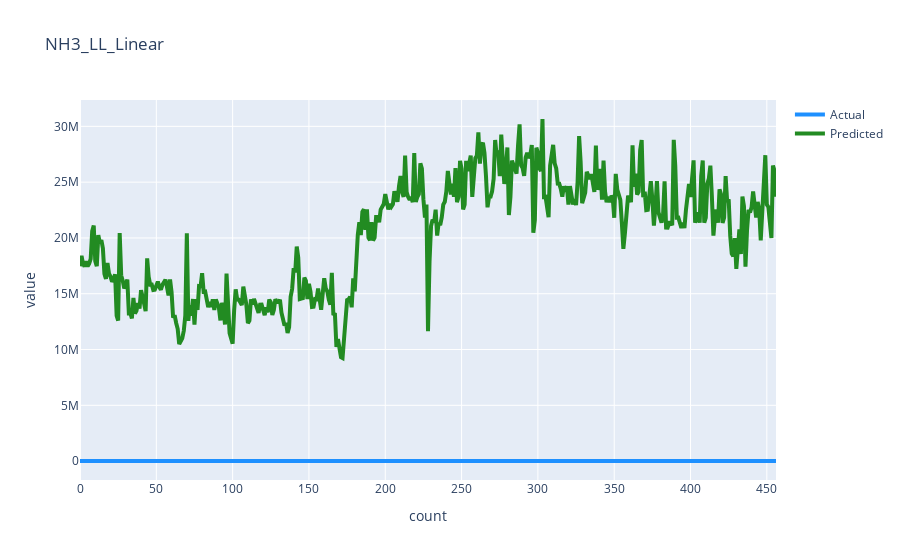

Write notebook code for a chart like this one.
### Code cell
#Plotting trend Actual Vs Predicted#
path=r"D:\OneDrive - TATA INDUSTRIES LIMITED - TATA INSIGHTS & QUANTS DIVISION\TSL\TSJ\Steel_Making\Coke_Plant\New_ByProduct\Phase_2\NH3_LL\Linear"

import plotly.graph_objects as go
fig = go.Figure()

fig.add_trace(go.Scatter(x=df1.index, y=df1['Actual'], name='Actual',
line=dict(color='dodgerblue', width=4)))
    
fig.add_trace(go.Scatter(x=df1.index, y=df1['Predicted'], name='Predicted',
line=dict(color='forestgreen', width=4)))

fig.update_layout(title='NH3_LL_Linear',
# yaxis_range=[-5,20],                 
xaxis_title='count',
yaxis_title='value')
fig.write_html(path+"\\plot\\"+"nh3ll_actVsprd_plot_v5_unseen_4_raw_Try1"+".html")
fig.show()

### Figure 1 — Plotly figure (JSON) as saved in the notebook; plotly's stock layout.template omitted (floating-point values rounded to 4 significant figures; data arrays with more than 128 entries replaced by an {"elided": "..."} marker saying what was removed)
{"data": [{"line": {"color": "dodgerblue", "width": 4}, "name": "Actual", "type": "scatter", "x": {"elided": "457 int values"}, "y": {"elided": "457 int values"}}, {"line": {"color": "forestgreen", "width": 4}, "name": "Predicted", "type": "scatter", "x": {"elided": "457 int values"}, "y": {"elided": "457 float values"}}], "layout": {"title": {"text": "NH3_LL_Linear"}, "xaxis": {"title": {"text": "count"}}, "yaxis": {"title": {"text": "value"}}}}
